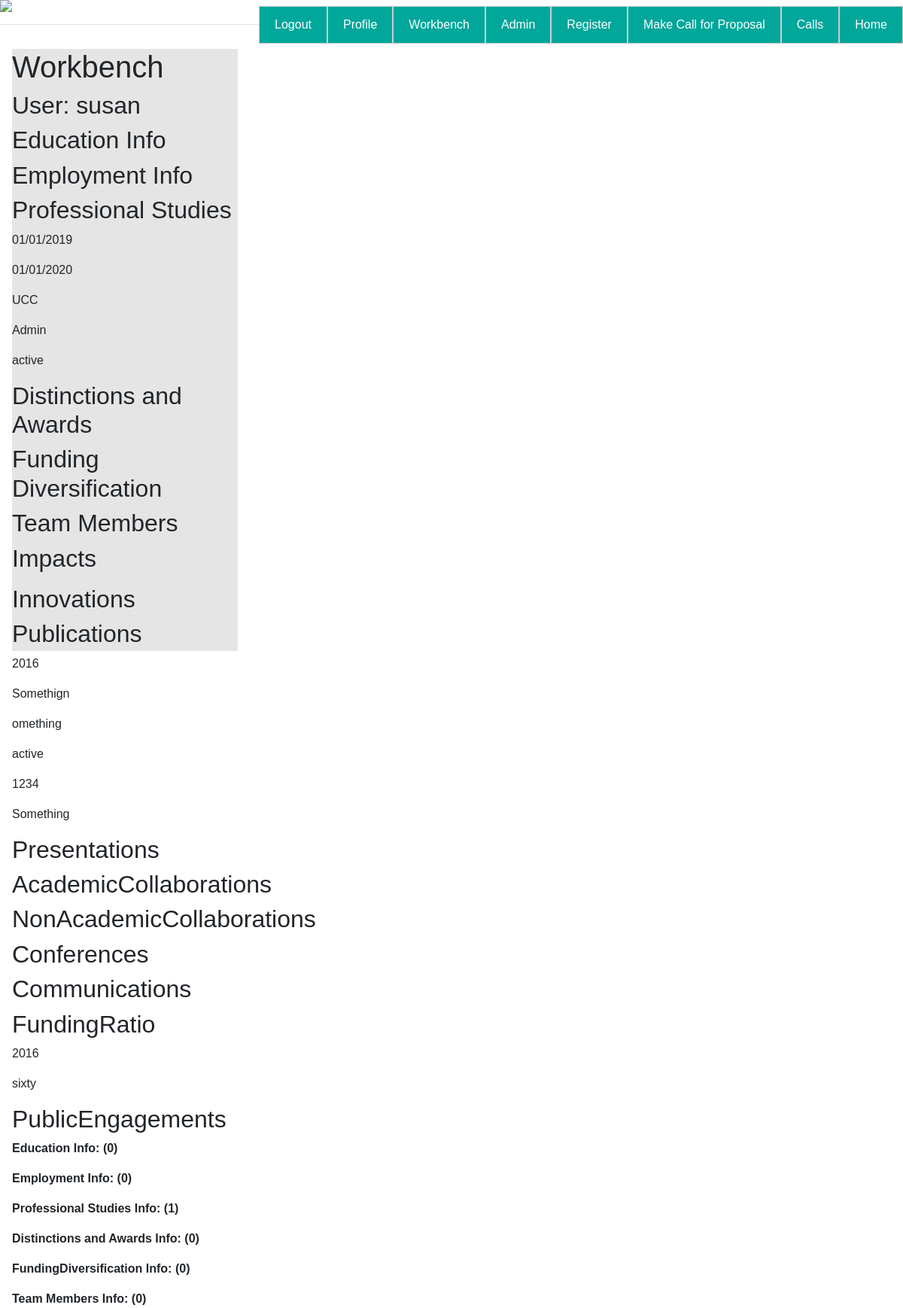
/workbench (signed in), run on the app's committed database.
### app/models.py (models this page shows, shortened)
class User(db.Model, UserMixin):
    id = db.Column(db.Integer, primary_key=True)
    username = db.Column(db.String(64), index=True, unique=True)
    email = db.Column(db.String(120), index=True, unique=True)
    password_hash = db.Column(db.String(128))
    access = db.Column(db.Integer)
    proposals = db.relationship('Proposal', backref='author', lazy='dynamic')
    education_info = db.relationship("EducationInfo", backref="author", lazy="dynamic")
    employment = db.relationship("Employment", backref="author", lazy="dynamic")
    professional_studies = db.relationship("ProfessionalStudies", backref="author", lazy="dynamic")
    distinctions_and_awards = db.relationship("DistinctionsAndAwards", backref="author", lazy="dynamic")
    funding_diversification = db.relationship("FundingDiversification", backref="author", lazy="dynamic")
    team_members = db.relationship("TeamMembers", backref="author", lazy="dynamic")
    impacts = db.relationship("Impacts", backref="author", lazy="dynamic")
    innovations = db.relationship("Innovation",backref="author", lazy="dynamic")
    publications = db.relationship("Publication", backref="author", lazy="dynamic")
    presentations = db.relationship("Presentation", backref="author", lazy="dynamic")
    academic_collabs = db.relationship("AcademicCollabs", backref="author", lazy="dynamic")
    non_academic_collabs = db.relationship("NonAcademicCollabs", backref="author",lazy="dynamic")
    conferences = db.relationship("Conference", backref="author", lazy="dynamic")
    communications = db.relationship("Communications",backref="author",lazy="dynamic")
    funding_ratio = db.relationship("FundingRatio", backref="author",lazy="dynamic")
    public_engagement = db.relationship("PublicEngagement", backref="author",lazy="dynamic")
    about_me = db.Column(db.String(140))
    last_seen = db.Column(db.DateTime, default=datetime.utcnow())
    def is_admin(self):
        return self.access == 2

class ProfessionalStudies(db.Model):
    user_id = db.Column(db.Integer, db.ForeignKey("user.id"))
    id = db.Column(db.Integer, primary_key=True)
    start_date = db.Column(db.String(12))
    end_date = db.Column(db.String(12))
    society_name = db.Column(db.String(40))
    member_type = db.Column(db.String(40))
    status = db.Column(db.String(10))

class Publication(db.Model):
    user_id = db.Column(db.Integer, db.ForeignKey("user.id"))
    id = db.Column(db.Integer, primary_key=True)
    year = db.Column(db.Integer)
    publication_type = db.Column(db.String(40))
    title = db.Column(db.String(60))
    primary_attribution = db.Column(db.String(40))
    journal_name = db.Column(db.String(50))
    status = db.Column(db.String(20))
    doi = db.Column(db.String(50))

class FundingRatio(db.Model):
    user_id = db.Column(db.Integer, db.ForeignKey("user.id"))
    id = db.Column(db.Integer, primary_key=True)
    year = db.Column(db.Integer)
    annual_spend = db.Column(db.String(50))

### app/routes.py (the view)
@app.route("/workbench")
@login_required
def workbench():
    education_info = current_user.education_info.all()
    education_length = len(education_info)
    employment_info = current_user.employment.all()
    employment_length = len(employment_info)
    professional_studies = current_user.professional_studies.all()
    professional_studies_length = len(professional_studies)
    distinctions_and_awards = current_user.distinctions_and_awards.all()
    distinctions_and_awards_length = len(distinctions_and_awards)
    funding_diversification = current_user.funding_diversification.all()
    funding_diversification_length = len(funding_diversification)
    team_members = current_user.team_members.all()
    team_members_length = len(team_members)
    impacts = current_user.impacts.all()
    impacts_length = len(impacts)
    innovations = current_user.innovations.all()
    innovation_length = len(innovations)
    publications = current_user.publications.all()
    publications_length = len(publications)
    presentations = current_user.presentations.all()
    presentations_length = len(presentations)
    academic_collabs = current_user.academic_collabs.all()
    academic_collabs_length = len(academic_collabs)
    non_academic_collabs = current_user.non_academic_collabs.all()
    non_academic_collabs_length = len(non_academic_collabs)
    conferences = current_user.conferences.all()
    conferences_length = len(conferences)
    communications = current_user.communications.all()
    communications_length = len(communications)
    funding_ratio = current_user.funding_ratio.all()
    funding_ratio_length = len(funding_ratio)
    public_engagement = current_user.public_engagement.all()
    public_engagement_length = len(public_engagement)
    form = CallsForProposalFilter()
    return render_template("workbench.html", user=current_user, img=svg, edu_info=education_info, form=form,
                           edu_len=education_length, emp_info=employment_info, emp_len=employment_length,
                           prof_info=professional_studies, prof_len=professional_studies_length,
                           dist_info=distinctions_and_awards, dist_len=distinctions_and_awards_length,
                           fund_info=funding_diversification, fund_len=funding_diversification_length,
                           team_info=team_members, team_len=team_members_length, imp_info=impacts, imp_len=impacts_length,
                           innov_info=innovations, innov_len=innovation_length, publications_info=publications,publ_len=publications_length, pres_info=presentations,
                           pres_len=presentations_length, ac_info=academic_collabs, acad_len=academic_collabs_length, non_ac_info=non_academic_collabs, non_ac_len=non_academic_collabs_length,
                           conf_info=conferences, confer_len=conferences_length, commun_info=communications, commu_len=communications_length,
                           funding_ratio_info=funding_ratio, funding_rat_len=funding_ratio_length, public_eng_info=public_engagement, public_eng_len=public_engagement_length)

### app/models.py (called while the page is built)
@login.user_loader
def load_user(id):
    return User.query.get(int(id))

### app/routes.py (called while the page is built)
@app.before_request
def before_request():
    if current_user.is_authenticated:
        current_user.last_seen = datetime.utcnow()
        db.session.commit()

### app/templates/workbench.html (shortened to what this page needs)
{% extends "base.html" %}
{% block content %}
<div class="workbench">
    <h1>Workbench</h1>
    <h2> User: {{ user.username }}</h2>
    <h2>Education Info</h2>
    <h2>Employment Info</h2>
    <h2>Professional Studies</h2>
    {% for entry in prof_info %}
        <p>{{ entry.start_date }}</p>
        <p>{{ entry.end_date }}</p>
        <p>{{ entry.society_name }}</p>
        <p>{{ entry.member_type }}</p>
        <p>{{ entry.status }}</p>
    {% endfor %}
    <h2>Distinctions and Awards</h2>
    <h2>Funding Diversification</h2>
    <h2>Team Members</h2>
    <h2>Impacts</h2>
    <h2>Innovations</h2>
    <h2>Publications</h2>
    {% for entry in publications_info %}
        <p>{{ entry.year }}</p>
        <p>{{ entry.title }}</p>
        <p>{{ entry.journal_name }}</p>
        <p>{{ entry.status}}</p>
        <p>{{ entry.doi }}</p>
        <p>{{ entry.primary_attribution }}</p>
    {% endfor %}
    <h2>Presentations</h2>
    <h2>AcademicCollaborations</h2>
    <h2>NonAcademicCollaborations</h2>
    <h2>Conferences</h2>
    <h2>Communications</h2>
    <h2>FundingRatio</h2>
    {% for entry in funding_ratio_info %}
        <p>{{ entry.year }}</p>
        <p>{{ entry.annual_spend }}</p>
    {% endfor %}
    <h2>PublicEngagements</h2>
    <p><b>Education Info: ({{ edu_len }})</b></p>
    <p><b>Employment Info: ({{ emp_len }})</b></p>
    <p><b>Professional Studies Info: ({{ prof_len }})</b></p>
    <p><b>Distinctions and Awards Info: ({{ dist_len }})</b></p>
    <p><b>FundingDiversification Info: ({{ fund_len }})</b></p>
    <p><b>Team Members Info: ({{ team_len }})</b></p>
</div>
{% endblock %}

### app/static/css/style.css (style rules this page uses)
body { font-family: Arial, Helvetica, sans-serif; }
.workbench { margin:1em; width:25%; height:100%; background-color: #e5e5e5; float:left; }

### data on the page
User: username "susan"
ProfessionalStudies: start_date "01/01/2019", end_date "01/01/2020", society_name "UCC", member_type "Admin", status "active"
Publication: year "2016", title "Somethign", journal_name "omething", status "active", doi "1234", primary_attribution "Something"
FundingRatio: year "2016", annual_spend "sixty"

### other printed values
{{ edu_len }} "0"
{{ emp_len }} "0"
{{ prof_len }} "1"
{{ dist_len }} "0"
{{ fund_len }} "0"
{{ team_len }} "0"
